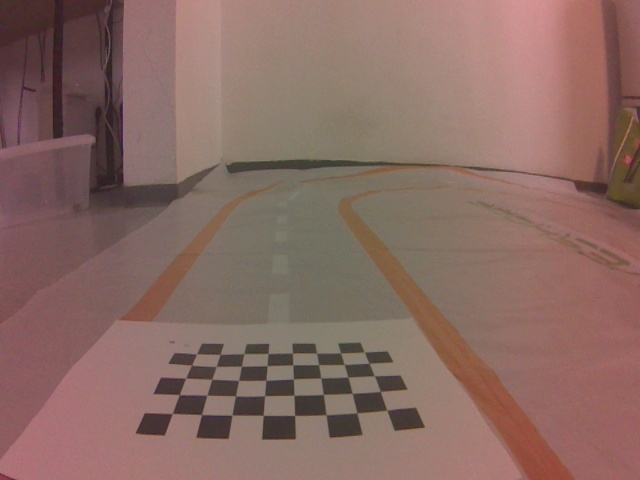
#> input picture my_car/pic0.jpg, 640 x 480 px, given as the content of the folder object_detection/data/combined_dataset_640X480/images, which was not available
$ python car_runner.py
#> lines starting #> are read from the running program, lines starting #| are printed output that depends on the picture; after the words box and inside, x2 and y2 are one past the last pixel; in counts of white or black regions, pixels touching at a corner belong together; pictures that were not available may be replaced by others from this repository, and a replacement may not be noted
#> (reads my_car/camera_calibration.npz from the repository)
#> (reads nayans_car/camera_calibration.npz from the repository)
### track_mask_direcly.py
import cv2
import numpy as np
import os
from dataclasses import dataclass
from color_undistort import color_correct
from undistort import undistort_image
@dataclass
class HSVBoundWaveShare:
    track_low: tuple = (0, 100, 120)
    track_high: tuple = (180, 255, 255)

    center_low: tuple = (0, 0, 200)
    center_high: tuple = (180, 30, 255)

@dataclass
class HSVBoundRealTrack:
    track_low: tuple = (99, 0, 172)
    track_high: tuple = (164, 145, 255)

    center_low: tuple = (99, 0, 172)
    center_high: tuple = (164, 145, 255)


def get_mask_hsv(frame:np.ndarray, hsv_low_bound=(0, 100, 120), hsv_high_bound=(180, 255, 255))->np.ndarray:
    # convert frame to HSV color space
    hsv_frame = cv2.cvtColor(frame, cv2.COLOR_BGR2HSV)
    # create a binary mask where the specified HSV range is white and the rest is black
    mask = cv2.inRange(hsv_frame, hsv_low_bound, hsv_high_bound)
    return mask

# [8 lines left out: function get_track_mask, not called in this run]

def get_track_mask_directly(frame:np.ndarray, hsv_bound)->np.ndarray:
    track_mask = get_mask_hsv(frame, hsv_bound.track_low, hsv_bound.track_high)
    return track_mask


# [27 lines that do not run on import are left out]

### color_undistort.py
import cv2
import numpy as np
from typing import Tuple, Dict

def build_radius_maps(h: int, w: int) -> Tuple[np.ndarray, np.ndarray]:
    """
    Pre-compute r^2 and r^4 over the image, where r is normalized radius from image center.
    r = sqrt((x - cx)^2 + (y - cy)^2) / max_radius,  0 <= r <= 1
    """
    cx = (w - 1) / 2.0
    cy = (h - 1) / 2.0

    ys, xs = np.indices((h, w), dtype=np.float32)
    x = xs - cx
    y = ys - cy
    r2 = x * x + y * y
    max_r = np.sqrt(((w - 1) / 2.0) ** 2 + ((h - 1) / 2.0) ** 2)
    max_r2 = max_r * max_r
    r2_norm = r2 / max_r2
    r4_norm = r2_norm * r2_norm
    return r2_norm, r4_norm


def build_channel_gain_maps(params: Dict[str, float], r2: np.ndarray, r4: np.ndarray) -> Tuple[np.ndarray, np.ndarray, np.ndarray]:
    """
    Build per-channel gain maps based on the provided parameters and radius maps.
    """
    a = params["a"]
    b = params["b"]
    c = params["c"]
    d = params["d"]
    e = params["e"]
    f = params["f"]

    gain_R = 1.0 / (1.0 + a * r2 + b * r4)
    gain_G = 1.0 / (1.0 + c * r2 + d * r4)
    gain_B = 1.0 / (1.0 + e * r2 + f * r4)

    # Clip gains to avoid extreme amplification
    gain_R = np.clip(gain_R, 0.2, 5.0)
    gain_G = np.clip(gain_G, 0.2, 5.0)
    gain_B = np.clip(gain_B, 0.2, 5.0)

    return gain_R, gain_G, gain_B

# [100 lines left out: functions apply_color_correction, apply_color_lens_correction, color_correct, not called in this run]

### car_runner.py
import numpy as np
from track_mask_direcly import HSVBoundWaveShare, HSVBoundRealTrack, get_track_mask, get_track_mask_directly
import cv2
import color_undistort


class CarRunner:
    def __init__(self, car_name: str, track_type: str, image_size: tuple = (640, 480)):
        self.car_name = car_name
        self.hsv_bound = HSVBoundRealTrack()
        if track_type == "wave_share":
            self.hsv_bound = HSVBoundWaveShare()
        self.image_size = image_size
        self.trak_type = track_type

        # initialize undistort parameters
        self.__init_undistort(car_name)
        # initialize color correction parameters
        self.__init_color_correction()
        # initialize perspective transform parameters
        self.__init_perspective_transform()

    def __init_undistort(self, car_name: str):
        with open(f"{car_name}/camera_calibration.npz", "rb") as f:
            data = np.load(f)
            self.mtx = data['mtx']
            self.dist_coeffs = data['dist']
        if self.mtx is None or self.dist_coeffs is None:
            raise ValueError(
                f"Camera calibration data not found for car: {car_name}")

        self.newcameramtx, self.roi = cv2.getOptimalNewCameraMatrix(
            self.mtx, self.dist_coeffs, self.image_size, 0, self.image_size)

    def __init_color_correction(self):
        r2, r4 = color_undistort.build_radius_maps(
            self.image_size[1], self.image_size[0])
        params = {
            "a": 0.88, "b": 0.88,
            "c": 0.0, "d": 0.0,
            "e": 0.0, "f": 0.0
        }
        # get per-channel gain maps
        self.gain_R, self.gain_G, self.gain_B = color_undistort.build_channel_gain_maps(params, r2, r4)

    def __init_perspective_transform(self):
        # load perspective transform parameters from file
        try:
            data = np.load(f"{self.car_name}/perspective_transform.npz")
#> (reads my_car/perspective_transform.npz from the repository)
#> further down, frame is the input picture: shape (480, 640, 3); mean B, G, R 99.2, 106.5, 137.1
            self.trans_matrix = data['matrix']
            self.src_points = data['src_points']
            self.dst_points = data['dst_points']
        except Exception as e:
            print(f"Failed to load perspective transform parameters: {e}")
            raise ValueError(f"Perspective transform parameters not found for car: {self.car_name}")
        self.bird_view_size = (self.dst_points[1][0] - self.dst_points[0][0], self.dst_points[2][1] - self.dst_points[0][1])

    def frame_preprocess(self, frame: np.ndarray) -> np.ndarray:
        # color correction
        if self.trak_type == "wave_share":
            corrected = frame
        else:
            corrected = color_undistort.apply_color_correction(frame, self.gain_R, self.gain_G, self.gain_B)
        # undistort image
        undistorted_img=cv2.undistort(
            corrected, self.newcameramtx, self.dist_coeffs)
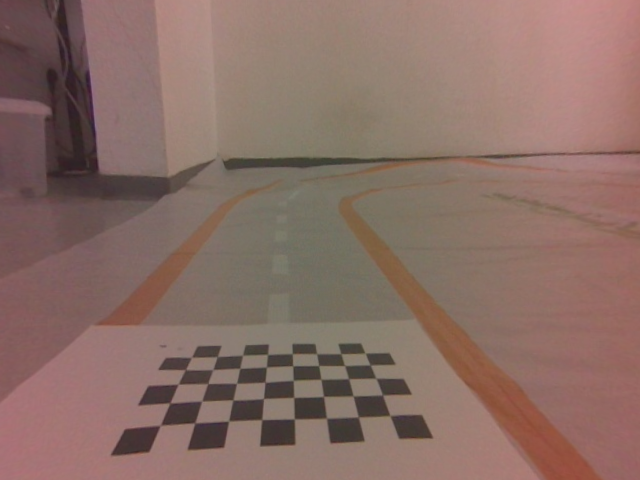
#> undistorted_img: shape (480, 640, 3); mean B, G, R 101.7, 110, 137.6
        x, y, w, h=self.roi
        dst=undistorted_img[y:y+h, x:x+w]
#> in get_mask_hsv, `hsv_frame = cv2.cvtColor(frame, cv2.COLOR_BGR2HSV)`: hsv_frame: shape (479, 639, 3); mean H, S, V 26.8, 66.4, 137.5
#> in get_mask_hsv, `mask = cv2.inRange(hsv_frame, hsv_low_bound, hsv_high_bound)`:
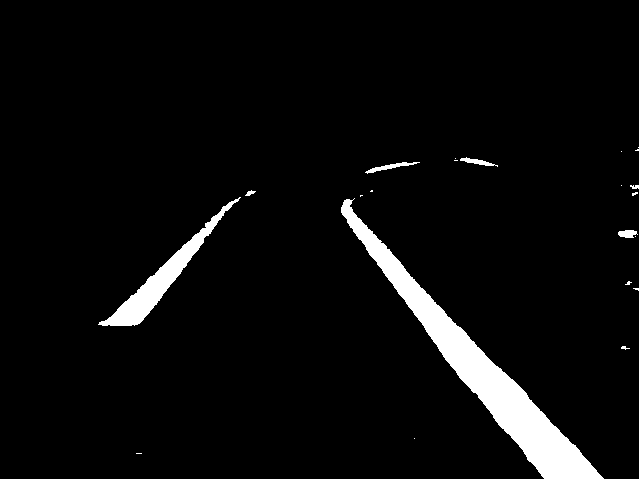
#> mask: shape (479, 639); 4.6% white; 22 white regions (15 under 20 px), largest, box (x1, y1, x2, y2) and area: (341, 198, 604, 479) 10688, (98, 197, 241, 326) 2775, (365, 162, 420, 174) 191
        return dst

    def get_track_mask_wave_share(self, frame: np.ndarray):
        track_mask = get_track_mask_directly(frame, self.hsv_bound)
        # in every row, add compute center of all white pixels, set the mean position to white, and the rest to black
        for i in range(track_mask.shape[0]):
            row = track_mask[i]
            white_pixels = np.where(row > 0)[0]
            if len(white_pixels) > 0:
                mean_pos = int(np.mean(white_pixels))
                track_mask[i] = 0
                track_mask[i, mean_pos] = 255
        return track_mask

    def bird_eye_view(self, frame: np.ndarray):
        if self.trans_matrix is None:
            raise ValueError("Perspective transform matrix not initialized")
        transformed_image = cv2.warpPerspective(
            frame, self.trans_matrix, dsize=self.bird_view_size)
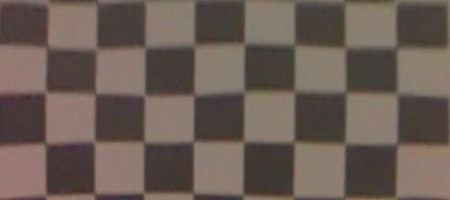
#> transformed_image: shape (200, 450, 3); mean B, G, R 85.3, 92.8, 107.2
        return transformed_image

if __name__ == "__main__":
    import os
    # runner = CarRunner(car_name="nayans_car", track_type="real")
    runner = CarRunner(car_name="my_car", track_type="wave_share")
    # image_folder = "road"
    image_folder = "object_detection/data/combined_dataset_640X480/images"
    im_pathes = [os.path.join(image_folder, f) for f in os.listdir(image_folder) if f.endswith(".jpg")]
    im_pathes.sort()
    for im_path in im_pathes:
        frame = cv2.imread(im_path)
        preprocessed = runner.frame_preprocess(frame)
        track_mask = get_track_mask_directly(preprocessed, runner.hsv_bound)
        bird_view = runner.bird_eye_view(preprocessed)


        if frame is None:
            print(f"Failed to read image: {im_path}")
            continue

        cv2.imshow("Original", frame)
        cv2.imshow("Preprocessed", preprocessed)
        cv2.imshow("Bird Eye View", bird_view)
        cv2.imshow("Track Mask", track_mask)
        key = cv2.waitKey(0)
#> (key q is pressed here)
        if key == ord('q') or key == 27:  # 'q' or ESC to quit
            break
